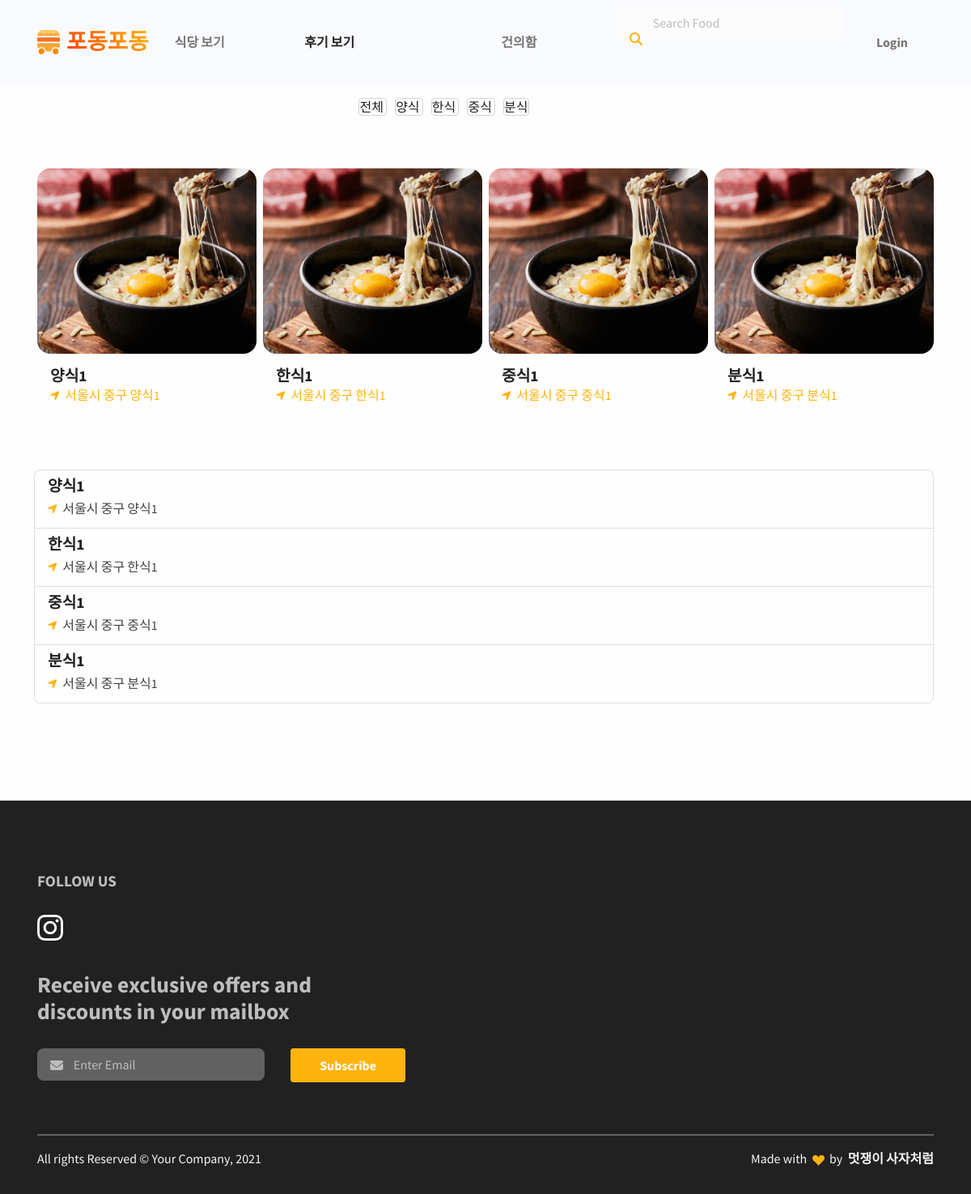
/restaurant/, run on the app's committed database.
### restaurant/models.py (models this page shows, shortened)
class Category(models.Model):
    id = models.AutoField(primary_key=True)
    name = models.CharField(max_length=20)

class Restaurant(models.Model):
    id = models.AutoField(primary_key=True)
    category = models.ForeignKey(Category, on_delete=models.CASCADE)
    name = models.CharField(max_length=30)
    location = models.CharField(max_length=100)
    phone_number = models.CharField(max_length=15)
    business_open_hour = models.DateTimeField()
    business_close_hour = models.DateTimeField()
    thumbnail = models.ImageField(upload_to='images/')
    def get_absolute_url(self):
        return reverse('restaurant:restaurant_detail', args=[self.id])

### restaurant/views.py (the view)
# urls.py: path('', views.RestaurantListView.as_view(), name='restaurant_list'),
class RestaurantListView(ListView):
    model = Restaurant
    context_object_name = 'restaurant_list'
    template_name = 'restaurant/category.html'
    def get_context_data(self, *args, **kwargs):
        context = super().get_context_data(*args, **kwargs)
        context['category'] = Category.objects.all()
        context['restaurant_list'] = Restaurant.objects.all()
        return context

### restaurant/templates/restaurant/category.html (shortened to what this page needs)
{% extends "base.html" %}
{% load static %}
{% block content %}
<section id="testimonial">
    <div class="container">
        <div class="row h-100">
            <div class="col-lg-7 mx-auto text-center mb-6">
                <div class="responsive">
                    <a href="{% url 'restaurant:restaurant_list' %}" style="border:1px solid #ced4da; border-radius: 4px; margin: 5px;">
                        전체
                    </a>
                    {% for category in category %}
                        <a href="{% url 'restaurant:restaurant_list2' category.id %}" style="border:1px solid #ced4da; border-radius: 4px; margin: 5px;">
                            {{ category.name }}
                        </a>
                    {% endfor %}
                </div>
            </div>
        </div>
        <div class="row gx-2">
            {% for restaurant in restaurant_list %}
                <div class="col-sm-6 col-md-3 col-lg-3 h-100 mb-5">
                    <a href="{{ restaurant.get_absolute_url }}" >
                        <div class="card card-span h-100 text-white rounded-3">
                            <img class="img-fluid rounded-3 h-100" src="{% static 'img/gallery/food-world.png' %}"/>
                            <div class="card-body ps-0">
                                <div class="d-flex align-items-center mb-3">
                                    <div class="flex-1 ms-3">
                                        <h5 class="mb-0 fw-bold text-1000">{{ restaurant.name }}</h5>
                                        <span class="text-primary fs--1 me-1">
                                            <i class="fas fa-location-arrow"></i>
                                        </span>
                                        <span class="mb-0 text-primary">{{ restaurant.location }}</span>
                                    </div>
                                </div>
                            </div>
                        </div>
                    </a>
                </div>
            {% endfor %}
            <div class="list-group">
                {% for restaurant in restaurant_list %}
                    <a href="{{ restaurant.get_absolute_url }}" class="list-group-item list-group-item-action">
                        <div class="d-flex w-100 justify-content-between">
                            <h5 class="mb-1">{{ restaurant.name }}</h5>
                        </div>
                        <p class="mb-1">
                            <span class="text-primary fs--1 me-1">
                                <i class="fas fa-location-arrow"></i>
                            </span>
                            {{ restaurant.location }}
                        </p>
                    </a>
                {% endfor %}
            </div>
        </div>
    </div>
</section>
{% endblock %}

### data on the page
Category: name "양식"
Category: name "한식"
Category: name "중식"
Category: name "분식"
Restaurant: name "양식1", location "서울시 중구 양식1"
Restaurant: name "한식1", location "서울시 중구 한식1"
Restaurant: name "중식1", location "서울시 중구 중식1"
Restaurant: name "분식1", location "서울시 중구 분식1"
